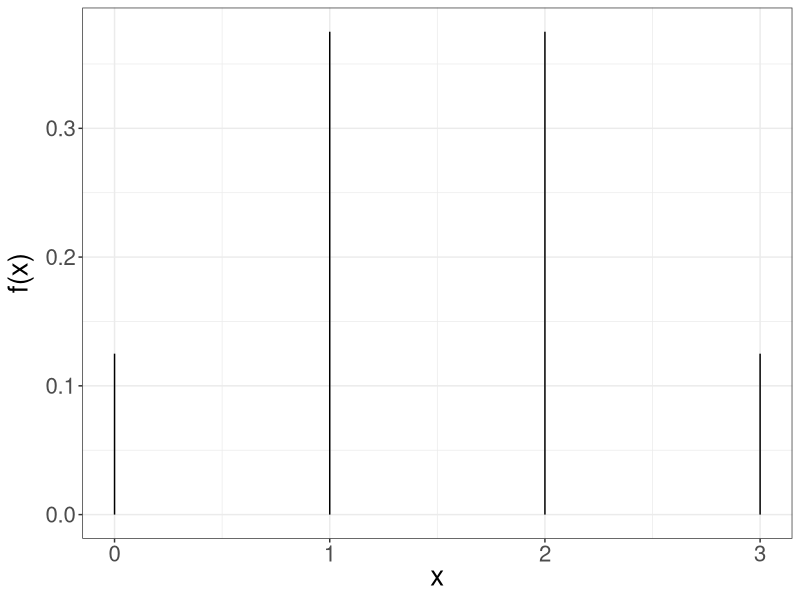
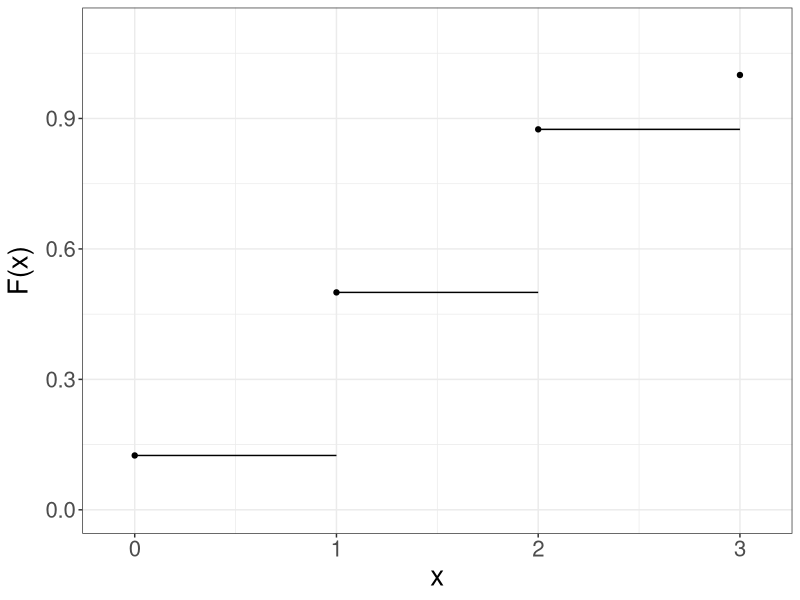

Source code (R) for these figures, in order:
## ---- chunk 1
#| echo: false
#| message: false
library(tidyverse)

theme_set(theme_bw(base_size = 22))
## ---- chunk 2
#| echo: false
#| message: false
#| fig-align: center


x <- c(0, 1, 2, 3)
y <- c(0.125, 0.375, 0.375, 0.125)

data <- data.frame(x = x,
                   y = y)

data %>% 
  ggplot() +
  aes(x = x, y = y) +
  geom_segment(data = data, 
               aes(x = x, y = 0, 
                   xend = x, yend = y)) +
  labs(x = expression(paste("x")),
       y = expression(paste("f(x)"))) +
  theme_bw() +
  theme(text = element_text(size = 20)) 

## ---- chunk 3
#| echo: false
#| message: false
#| fig-align: center
library(tidyverse)


x <- c(0, 1, 2, 3)
y <- c(0.125, 0.5, 0.875, 1)
xend <- c(1, 2, 3, 3)

data <- data.frame(x = x,
                   y = y,
                   xend = xend)

ggplot(data = data,
       aes(x = x, y = y, xend = xend, yend = y)) +
  geom_point() +
  geom_segment() +
  scale_x_continuous(breaks=0:3,
                     limits = c(-0.1, 3.1)) +
  scale_y_continuous(limits = c(0.0,1.1)) +
  labs(x = "x",
      y = expression(paste("F(x)")))+
  theme_bw() +
  theme(text = element_text(size = 20)) 

## ---- chunk 4
x <- c(0, 1, 2, 3)
f_x <- c(0.125, 0.375, 0.375, 0.125)
## ---- chunk 5
x
## ---- chunk 6
x_squared <- x^2
x_squared
## ---- chunk 7
x_squared*f_x
## ---- chunk 8
sum(x_squared*f_x)
## ---- chunk 9
sum(x_squared*f_x) - 1.5^2
